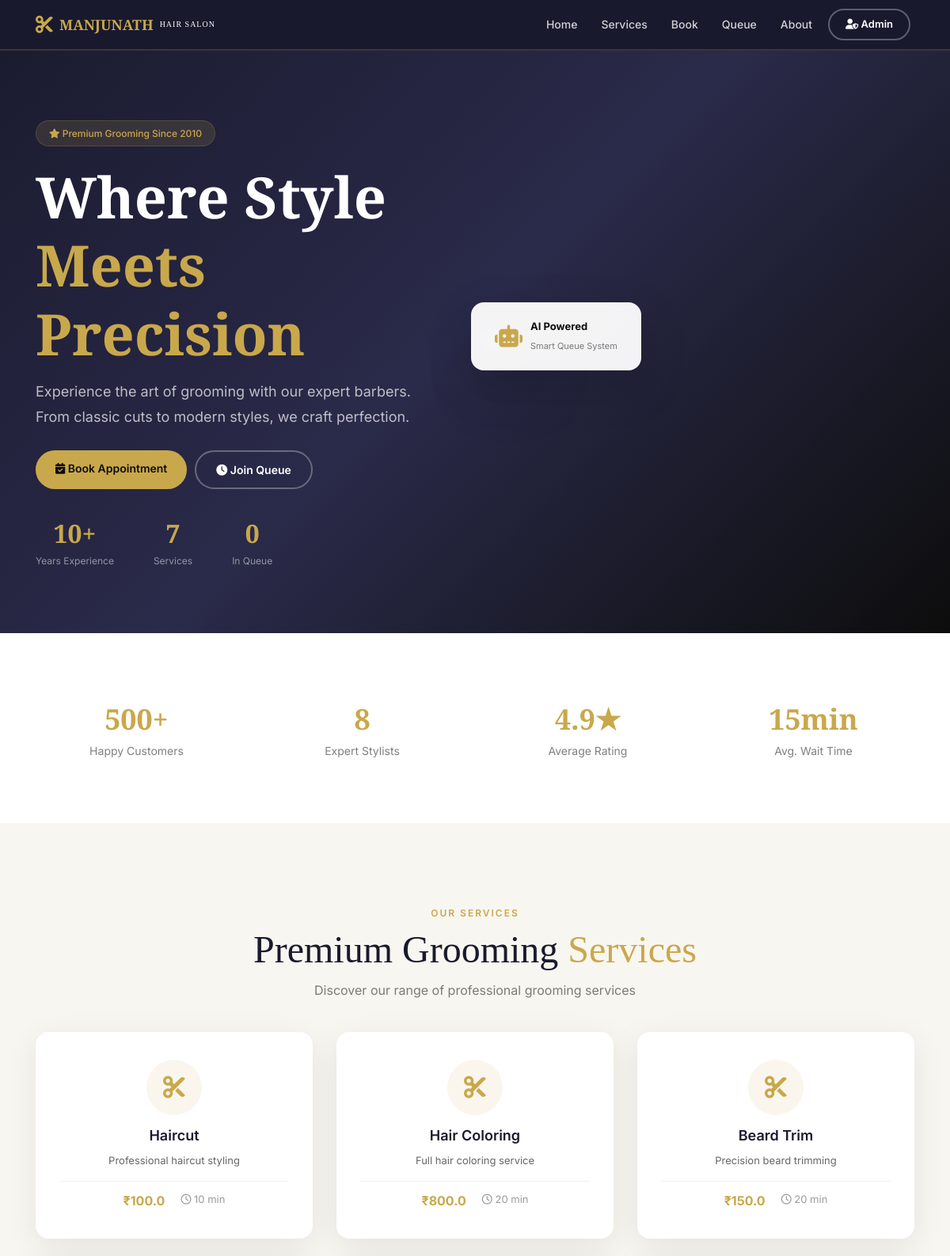
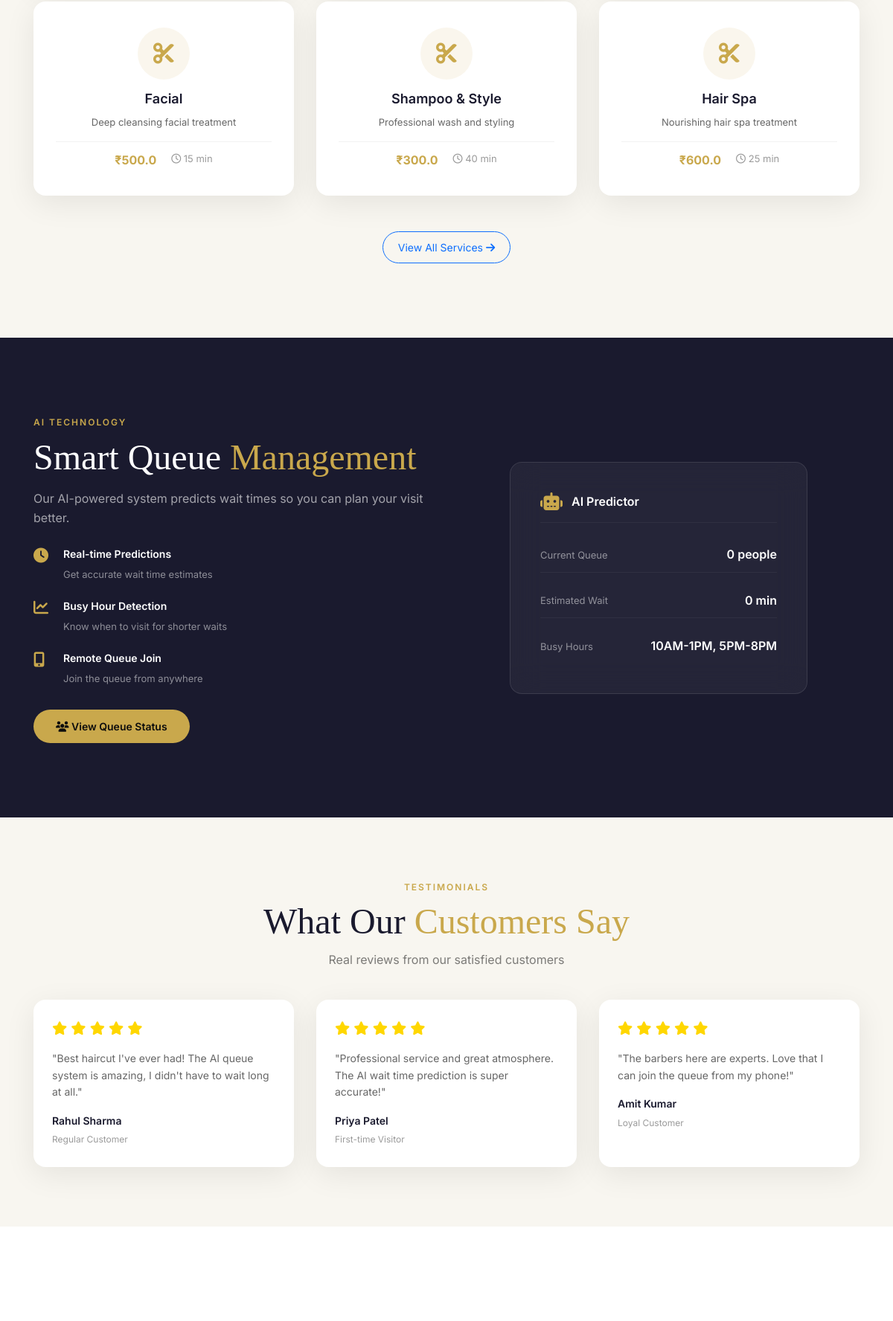
The page / (upper part) on the database its author committed (2 pictures, top to bottom).
### models.py (models this page shows, shortened)
class Service(db.Model):
    __tablename__ = 'services'
    id = db.Column(db.Integer, primary_key=True)
    name = db.Column(db.String(100), nullable=False)
    description = db.Column(db.Text, nullable=True)
    price = db.Column(db.Float, nullable=False)
    duration = db.Column(db.Integer, nullable=False)
    category = db.Column(db.String(50), nullable=True)
    image_url = db.Column(db.String(200), nullable=True)
    is_active = db.Column(db.Boolean, default=True)
    created_at = db.Column(db.DateTime, default=lambda: datetime.now(timezone.utc))
    bookings = db.relationship('Booking', backref='service', lazy='dynamic')

### app.py (the view)
@app.route('/')
def index():
    services = Service.query.filter_by(is_active=True).all()
    queue_count = Queue.query.filter_by(status='waiting').count()
    return render_template('index.html', services=services, queue_count=queue_count)

### templates/index.html (shortened to what this page needs)
<!DOCTYPE html>
<html lang="en">
<head>
    <link href="https://cdn.jsdelivr.net/npm/bootstrap@5.3.0/dist/css/bootstrap.min.css" rel="stylesheet">
    <link rel="stylesheet" href="https://cdnjs.cloudflare.com/ajax/libs/font-awesome/6.4.0/css/all.min.css">
    <link rel="stylesheet" href="{{ url_for('static', filename='style.css') }}">
</head>
<body>
    <nav class="navbar navbar-expand-lg">
        <div class="container">
            <a class="navbar-brand" href="{{ url_for('index') }}">
                <i class="fas fa-scissors"></i>
                <span>MANJUNATH</span>
                <small>HAIR SALON</small>
            </a>
            <div class="collapse navbar-collapse" id="navbarNav">
                <ul class="navbar-nav ms-auto align-items-lg-center">
                    <li class="nav-item">
                        <a class="nav-link active" href="{{ url_for('index') }}">Home</a>
                    </li>
                    <li class="nav-item">
                        <a class="nav-link" href="{{ url_for('services') }}">Services</a>
                    </li>
                    <li class="nav-item">
                        <a class="nav-link" href="{{ url_for('book') }}">Book</a>
                    </li>
                    <li class="nav-item">
                        <a class="nav-link" href="{{ url_for('queue') }}">Queue</a>
                    </li>
                    <li class="nav-item">
                        <a class="nav-link" href="{{ url_for('about') }}">About</a>
                    </li>
                    <li class="nav-item">
                        <a class="btn btn-outline-light btn-nav" href="{{ url_for('admin_login') }}">
                            <i class="fas fa-user-shield"></i> Admin
                        </a>
                    </li>
                </ul>
            </div>
        </div>
    </nav>
    <section class="hero">
        <div class="container">
            <div class="row align-items-center min-vh-75">
                <div class="col-lg-6 hero-content">
                    <div class="hero-badge">
                        <i class="fas fa-star"></i> Premium Grooming Since 2010
                    </div>
                    <h1 class="hero-title">
                        Where Style<br>
                        <span>Meets Precision</span>
                    </h1>
                    <p class="hero-text">
                        Experience the art of grooming with our expert barbers.
                        From classic cuts to modern styles, we craft perfection.
                    </p>
                    <div class="hero-actions">
                        <a href="{{ url_for('book') }}" class="btn btn-primary btn-lg">
                            <i class="fas fa-calendar-check"></i> Book Appointment
                        </a>
                        <a href="{{ url_for('queue') }}" class="btn btn-outline-light btn-lg">
                            <i class="fas fa-clock"></i> Join Queue
                        </a>
                    </div>
                    <div class="hero-stats">
                        <div class="stat">
                            <span class="number">10+</span>
                            <span class="label">Years Experience</span>
                        </div>
                        <div class="stat">
                            <span class="number">{{ services|length }}</span>
                            <span class="label">Services</span>
                        </div>
                        <div class="stat">
                            <span class="number">{{ queue_count }}</span>
                            <span class="label">In Queue</span>
                        </div>
                    </div>
                </div>
                <div class="col-lg-6">
                    <div class="hero-image">
                        <div class="floating-card">
                            <i class="fas fa-robot"></i>
                            <div>
                                <strong>AI Powered</strong>
                                <span>Smart Queue System</span>
                            </div>
                        </div>
                    </div>
                </div>
            </div>
        </div>
    </section>
    <section style="padding: 60px 0; background: var(--white);">
        <div class="container">
            <div class="row">
                <div class="col-md-3 col-6">
                    <div class="value-prop">
                        <div class="number">500+</div>
                        <div class="label">Happy Customers</div>
                    </div>
                </div>
                <div class="col-md-3 col-6">
                    <div class="value-prop">
                        <div class="number">8</div>
                        <div class="label">Expert Stylists</div>
                    </div>
                </div>
                <div class="col-md-3 col-6">
                    <div class="value-prop">
                        <div class="number">4.9★</div>
                        <div class="label">Average Rating</div>
                    </div>
                </div>
                <div class="col-md-3 col-6">
                    <div class="value-prop">
                        <div class="number">15min</div>
                        <div class="label">Avg. Wait Time</div>
                    </div>
                </div>
            </div>
        </div>
    </section>
    <section class="services-section">
        <div class="container">
            <div class="section-header">
                <span class="subtitle">Our Services</span>
                <h2>Premium Grooming <span>Services</span></h2>
                <p>Discover our range of professional grooming services</p>
            </div>
            <div class="row g-4">
                {% for service in services[:6] %}
                <div class="col-md-4">
                    <div class="service-card">
                        <div class="service-icon">
                            <i class="fas fa-cut"></i>
                        </div>
                        <h4>{{ service.name }}</h4>
                        <p>{{ service.description }}</p>
                        <div class="service-meta">
                            <span class="price">₹{{ service.price }}</span>
                            <span class="duration"><i class="far fa-clock"></i> {{ service.duration }} min</span>
                        </div>
                    </div>
                </div>
                {% endfor %}
            </div>
            <div class="text-center mt-5">
                <a href="{{ url_for('services') }}" class="btn btn-outline-primary">
                    View All Services <i class="fas fa-arrow-right"></i>
                </a>
            </div>
        </div>
    </section>
    <section class="ai-section">
        <div class="container">
            <div class="row align-items-center">
                <div class="col-lg-6">
                    <div class="ai-content">
                        <span class="subtitle">AI Technology</span>
                        <h2>Smart Queue <span>Management</span></h2>
                        <p>Our AI-powered system predicts wait times so you can plan your visit better.</p>
                        <ul class="ai-features">
                            <li>
                                <i class="fas fa-clock"></i>
                                <div>
                                    <strong>Real-time Predictions</strong>
                                    <span>Get accurate wait time estimates</span>
                                </div>
                            </li>
                            <li>
                                <i class="fas fa-chart-line"></i>
                                <div>
                                    <strong>Busy Hour Detection</strong>
                                    <span>Know when to visit for shorter waits</span>
                                </div>
                            </li>
                            <li>
                                <i class="fas fa-mobile-alt"></i>
                                <div>
                                    <strong>Remote Queue Join</strong>
                                    <span>Join the queue from anywhere</span>
                                </div>
                            </li>
                        </ul>
                        <a href="{{ url_for('queue') }}" class="btn btn-primary">
                            <i class="fas fa-users"></i> View Queue Status
                        </a>
                    </div>
                </div>
                <div class="col-lg-6">
                    <div class="ai-visual">
                        <div class="ai-card">
                            <div class="ai-header">
                                <i class="fas fa-robot"></i>
                                <span>AI Predictor</span>
                            </div>
                            <div class="ai-body">
                                <div class="prediction-item">
                                    <span>Current Queue</span>
                                    <strong>{{ queue_count }} people</strong>
                                </div>
                                <div class="prediction-item">
                                    <span>Estimated Wait</span>
                                    <strong>{{ (queue_count * 15) if queue_count > 0 else 0 }} min</strong>
                                </div>
                                <div class="prediction-item">
                                    <span>Busy Hours</span>
                                    <strong>10AM-1PM, 5PM-8PM</strong>
                                </div>
                            </div>
                        </div>
                    </div>
                </div>
            </div>
        </div>
    </section>
    <section style="padding: 80px 0; background: var(--light);">
        <div class="container">
            <div class="section-header">
                <span class="subtitle">Testimonials</span>
                <h2>What Our <span>Customers Say</span></h2>
                <p>Real reviews from our satisfied customers</p>
            </div>
            <div class="row g-4">
                <div class="col-md-4">
                    <div class="testimonial-card">
                        <div class="stars">
                            <i class="fas fa-star"></i>
                            <i class="fas fa-star"></i>
                            <i class="fas fa-star"></i>
                            <i class="fas fa-star"></i>
                            <i class="fas fa-star"></i>
                        </div>
                        <p style="margin-top: 15px; color: rgba(0,0,0,0.6);">"Best haircut I've ever had! The AI queue system is amazing, I didn't have to wait long at all."</p>
                        <div class="customer-name">Rahul Sharma</div>
                        <small style="color: rgba(0,0,0,0.4);">Regular Customer</small>
                    </div>
                </div>
                <div class="col-md-4">
                    <div class="testimonial-card">
                        <div class="stars">
                            <i class="fas fa-star"></i>
                            <i class="fas fa-star"></i>
                            <i class="fas fa-star"></i>
                            <i class="fas fa-star"></i>
                            <i class="fas fa-star"></i>
                        </div>
                        <p style="margin-top: 15px; color: rgba(0,0,0,0.6);">"Professional service and great atmosphere. The AI wait time prediction is super accurate!"</p>
                        <div class="customer-name">Priya Patel</div>
                        <small style="color: rgba(0,0,0,0.4);">First-time Visitor</small>
                    </div>
                </div>
                <div class="col-md-4">
                    <div class="testimonial-card">
                        <div class="stars">
                            <i class="fas fa-star"></i>
                            <i class="fas fa-star"></i>
                            <i class="fas fa-star"></i>
                            <i class="fas fa-star"></i>
                            <i class="fas fa-star"></i>
                        </div>
                        <p style="margin-top: 15px; color: rgba(0,0,0,0.6);">"The barbers here are experts. Love that I can join the queue from my phone!"</p>
                        <div class="customer-name">Amit Kumar</div>
                        <small style="color: rgba(0,0,0,0.4);">Loyal Customer</small>
                    </div>
                </div>
            </div>
        </div>
    </section>
    <section style="padding: 80px 0; background: var(--white);">
    </section>
</body>
</html>

### templates/index.html (style rules this page uses)
.testimonial-card { background: var(--white); padding: 25px; border-radius: var(--radius); box-shadow: var(--shadow); height: 100%; transition: var(--transition); }
.testimonial-card .stars { color: #FFD700; font-size: 18px; }
.testimonial-card .customer-name { font-weight: 600; color: var(--secondary); margin-top: 10px; }
.value-prop { text-align: center; padding: 20px; }
.value-prop .number { font-size: 36px; font-weight: 700; color: var(--primary); font-family: 'Playfair Display', serif; }
.value-prop .label { color: rgba(0,0,0,0.5); font-size: 14px; }

### rows shown on the page
Service: name "Haircut", description "Professional haircut styling", price "100.0", duration "10"
Service: name "Hair Coloring", description "Full hair coloring service", price "800.0", duration "20"
Service: name "Beard Trim", description "Precision beard trimming", price "150.0", duration "20"
Service: name "Facial", description "Deep cleansing facial treatment", price "500.0", duration "15"
Service: name "Shampoo & Style", description "Professional wash and styling", price "300.0", duration "40"
Service: name "Hair Spa", description "Nourishing hair spa treatment", price "600.0", duration "25"

### other values the page prints
{{ services|length }} "7"
{{ queue_count }} "0"
{{ (queue_count * 15) if queue_count > 0 else 0 }} "0"
